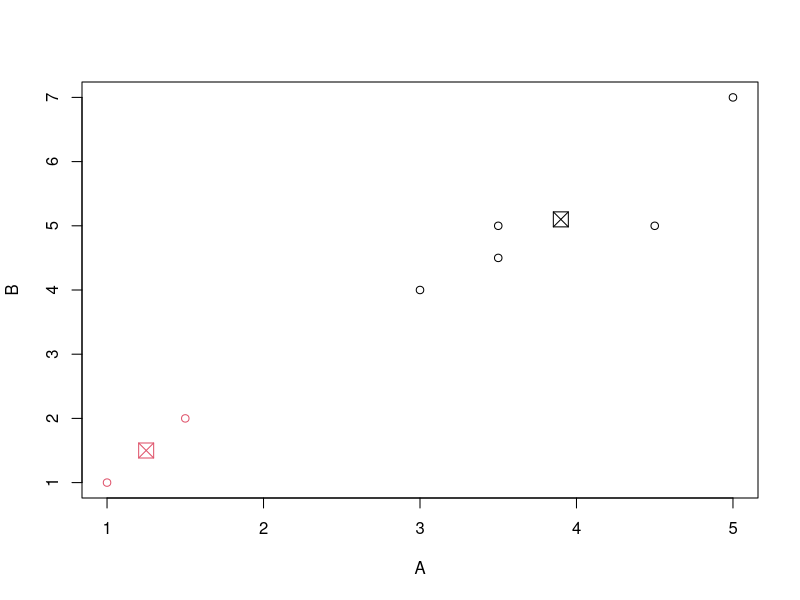

The R source for this figure:
A=c(1,1.5,3,5,3.5,4.5,3.5)
B=c(1,2,4,7,5,5,4.5)
marks=data.frame(A,B)
marks

(c1 <- kmeans(marks, 2))
cbind(marks, c1$cluster)
plot(marks, col = c1$cluster)
points(c1$centers, col = 1:2, pch = 7, cex = 2)

c1$iter

#C1- 1, 2 : (1.3, 1.5)
#C2- 3, 4, 5, 6, 7  : (3.9, 5.1)
#
#Specify Coordinates for Centers
mcenters = marks[c(1,4),]
mcenters
(c2a <- kmeans(marks, centers=mcenters))
c2a
matrix(c(1,1,5,7), ncol=2)
?matrix
(c2b <- kmeans(marks, centers=matrix(c(1,1,5,7), ncol=2)))

c2a
cbind(marks,c2a$cluster)
c2a$centers
aggregate(marks,by=list(c2a$cluster),FUN=mean)
c2a
c2a$iter

library(dplyr)
marks %>% group_by(c2a$cluster) %>% summarise_all(funs(sum, mean, median, n()))


# Distances
x1=marks[1,]; x2=marks[2,]
x1;x2
sqrt(sum((x1-x2)^2))
sqrt(1.25)
dist(rbind(x1,x2))
euc.dist <- function(x1, x2) sqrt(sum((x1 - x2) ^ 2))
for (i in 1:7)
  print(paste(i, round(euc.dist(marks[i,], marks[1,]),2),sep='-'))

ref1 = marks[1,]; ref1
ref2 = marks[4,]; ref2

(d1= apply(marks,1,function(x)sqrt(sum((x-ref1)^2))))
(d2= apply(marks,1,function(x)sqrt(sum((x-ref2)^2))))
df=cbind(marks, d1,d2)
df

apply(df, 1, function(x) max(which(x == min(x, na.rm = TRUE))))
df
apply(df[,c(3,4)],1, min)
df3 <-transform(df, mind1d2=apply(df[,c(3,4)],1, min, na.rm = TRUE))
df3
